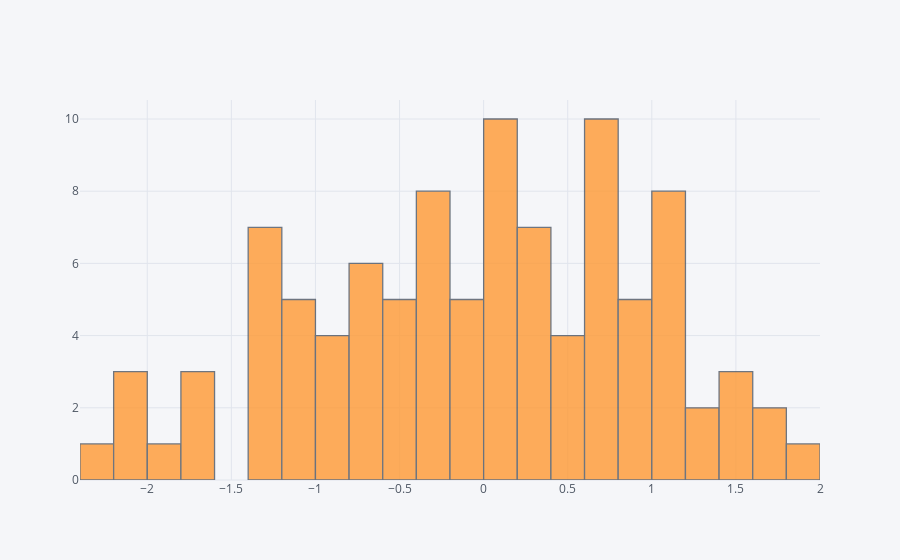

Notebook code for this chart:
### Markdown cell above
## histogram

### Code cell
df['A'].iplot(kind='hist',bins=25)

### Figure 1 — Plotly figure (JSON) as saved in the notebook; plotly's stock layout.template omitted (floating-point values rounded to 4 significant figures)
{"data": [{"histfunc": "count", "histnorm": "", "marker": {"color": "rgba(255, 153, 51, 1.0)", "line": {"color": "#4D5663", "width": 1.3}}, "name": "A", "nbinsx": 25, "opacity": 0.8, "orientation": "v", "type": "histogram", "x": [-1.838, 0.3374, -1.02, -0.8018, -0.6337, -1.05, 1.887, -1.365, 0.4335, -0.6487, 1.123, 1.07, -0.6595, 0.796, -0.5694, -2.339, -1.039, 0.7545, 0.1645, -1.352, 0.7026, -1.65, -0.2818, 0.4386, 1.025, 0.1805, -1.108, 0.2674, 0.7807, 1.04, 1.012, 0.7379, 0.7969, -2.152, -0.1639, 1.492, 0.7798, 0.3827, -0.3933, -1.33, 0.1136, 0.3932, -0.7429, -2.009, 0.1336, 0.9725, 0.3931, -1.349, 0.8833, -0.2984, 0.9912, -0.2593, -0.1028, -0.5936, 0.6874, 0.02693, 1.249, 0.1144, 1.654, 0.08264, 0.8763, -0.5926, 0.2247, -0.3716, -0.2816, 1.355, -0.3642, 0.1874, -0.6553, -0.1586, 0.09162, -0.1082, 1.099, 1.421, -0.3694, -1.39, -0.8037, -1.348, 0.8224, -0.5473, -0.4645, 0.3464, -1.337, -0.1007, 0.6771, 0.09132, -1.634, -0.9476, -2.137, -0.694, 0.4433, 1.445, 0.7405, 1.067, -1.615, 1.037, 0.559, 1.748, -0.8306, -1.132]}], "layout": {"barmode": "overlay", "legend": {"bgcolor": "#F5F6F9", "font": {"color": "#4D5663"}}, "paper_bgcolor": "#F5F6F9", "plot_bgcolor": "#F5F6F9", "titlefont": {"color": "#4D5663"}, "xaxis1": {"gridcolor": "#E1E5ED", "showgrid": true, "tickfont": {"color": "#4D5663"}, "title": "", "titlefont": {"color": "#4D5663"}, "zerolinecolor": "#E1E5ED"}, "yaxis1": {"gridcolor": "#E1E5ED", "showgrid": true, "tickfont": {"color": "#4D5663"}, "title": "", "titlefont": {"color": "#4D5663"}, "zerolinecolor": "#E1E5ED"}}}
